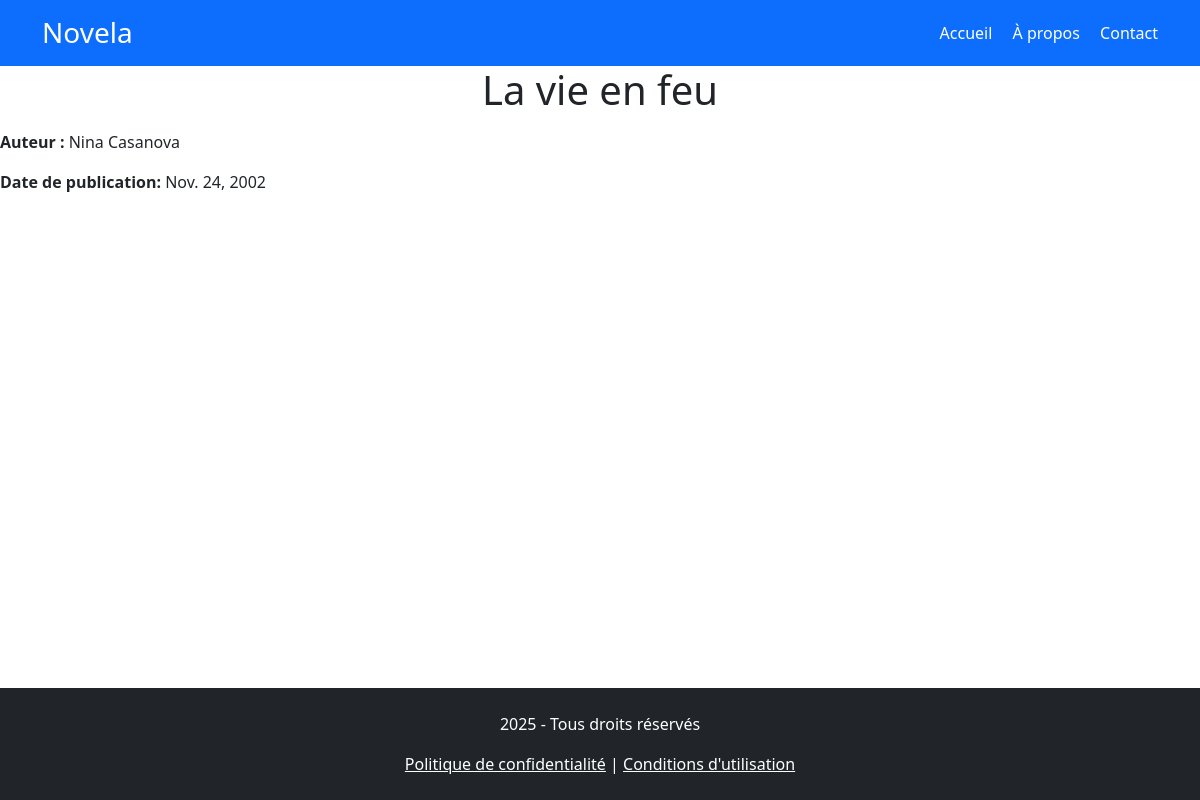
The app's page /livre/15 with its own data.
### bibliotheque/models.py (models this page shows, shortened)
class Livre(models.Model):
    titre = models.CharField(max_length=200)
    auteur = models.CharField(max_length=200)
    isbn = models.CharField(max_length=13, blank=True, null=True)
    date_publication = models.DateField()
    ajout_par = models.ForeignKey(User, on_delete=models.CASCADE)
    date_ajout = models.DateTimeField(auto_now_add = True)

### bibliotheque/views.py (the view)
# urls.py: path('livre/<int:pk>', livre_detail, name = 'detail_livre'),
def livre_detail(request, pk):
    livre = Livre.objects.get(pk=pk)
    return render(request, 'bibliotheque/livre_detail.html', {'livre': livre})

### bibliotheque/templates/bibliotheque/livre_detail.html (shortened to what this page needs)
<link href="https://cdn.jsdelivr.net/npm/bootstrap@5.3.3/dist/css/bootstrap.min.css" rel="stylesheet">
<header class="bg-primary text-white py-3">
    <div class="container d-flex justify-content-between align-items-center">
      <h1 class="h3 mb-0">Novela</h1>
      <nav>
        <a href="#" class="text-white me-3 text-decoration-none">Accueil</a>
        <a href="#" class="text-white me-3 text-decoration-none">À propos</a>
        <a href="#" class="text-white text-decoration-none">Contact</a>
      </nav>
    </div>
  </header>
<h1 class="text-center">{{ livre.titre }}</h1>
<p><strong>Auteur :</strong> {{ livre.auteur}}</p>
<p><strong>Date de publication:</strong> {{ livre.date_publication }}</p>
<footer class="bg-dark text-white text-center py-4 fixed-bottom">
    <p>2025 - Tous droits réservés</p>
    <a href="#" class="text-white">Politique de confidentialité</a> |
    <a href="#" class="text-white">Conditions d'utilisation</a>
</footer>

### records on screen
Livre: titre "La vie en feu", auteur "Nina Casanova", date_publication "Nov. 24, 2002"
